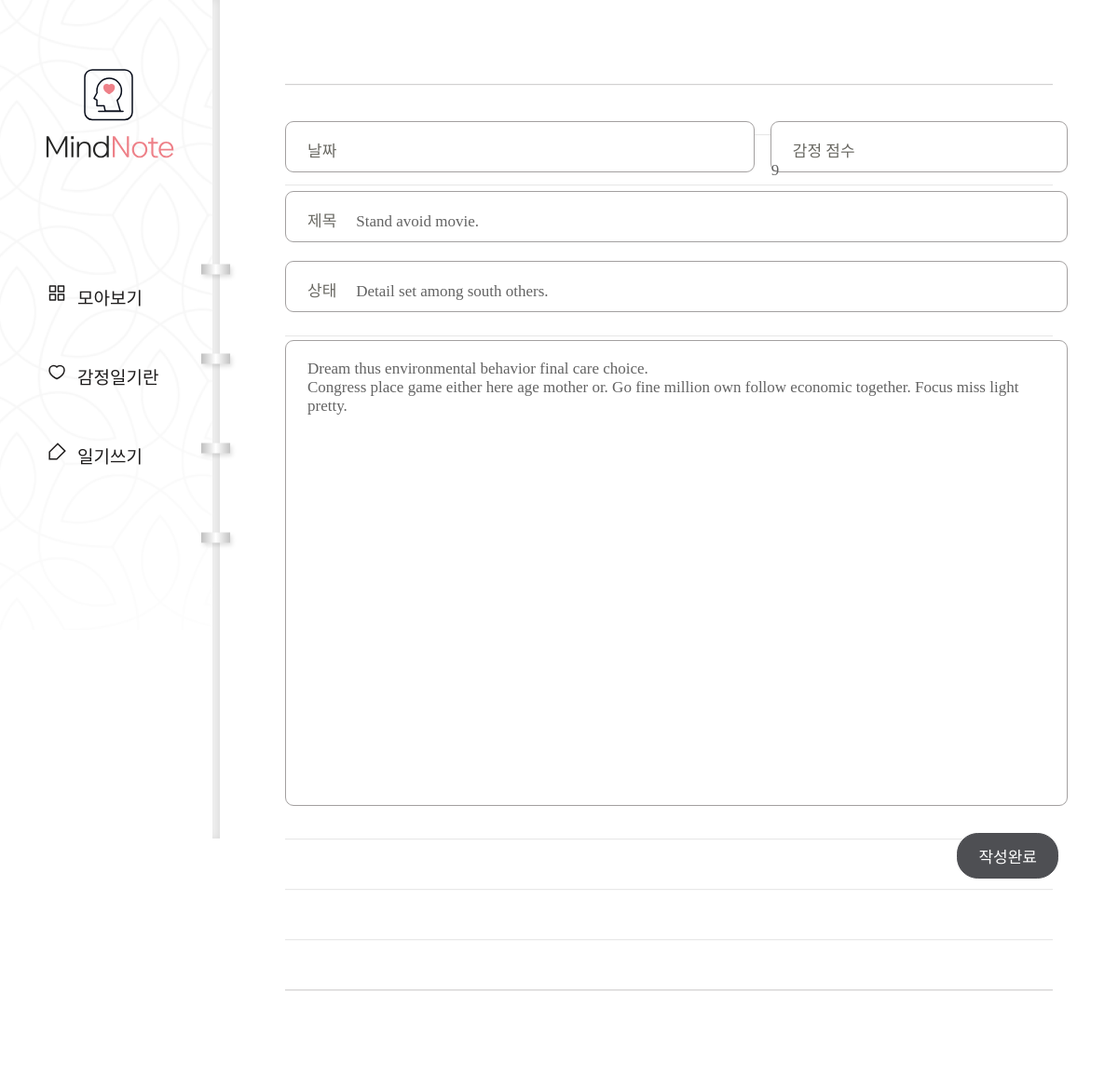
/diary/page/23/edit/, run on an earlier commit of the app's database.
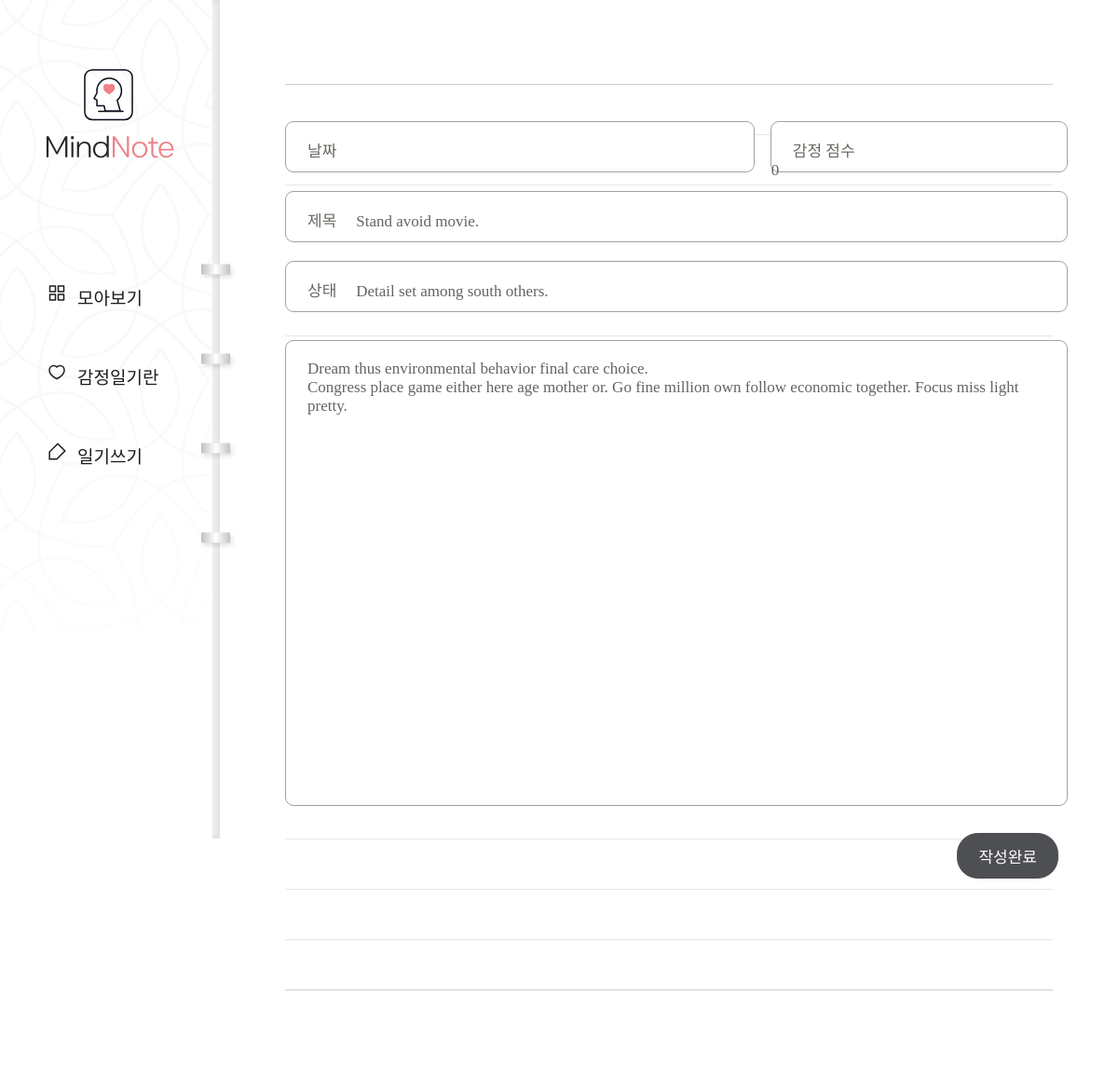
And on a later commit of the database.
### diary/models.py (models this page shows, shortened)
class Page(models.Model):
    title = models.CharField(max_length=100, validators=[validate_no_hash])
    content = models.TextField(validators=[validate_no_hash])
    feeling = models.CharField(max_length=80, validators=[validate_no_hash, validate_no_numbers])
    score = models.IntegerField(validators = [validate_score])
    dt_created = models.DateTimeField(auto_now_add=True)

### diary/views.py (the view, shortened to what this page needs)
# urls.py: path('diary/page/<int:page_id>/edit/',views.PageUpdateView.as_view(), name = 'page-update'),
class PageUpdateView(UpdateView):
    model = Page
    form_class = PageForm
    template_name = 'diary/page_form.html'
    pk_url_kwarg = 'page_id'

### diary/forms.py
class PageForm(forms.ModelForm):
    class Meta:
        model = Page
        fields = '__all__'

### diary/templates/diary/page_form.html (shortened to what this page needs)
{% extends './base.html' %}
{% block content %}
<div class="wrap-post">
    <form method="post">{% csrf_token %}
        <div class="editor">
            <div class="input input-date">
                <p>날짜 {{form.dt_created}}</p>
            </div>
            <div class="input input-score">
                <p>감정 점수</p>
                {{form.score}}
            </div>
            <div class="input input-title">
                <p>제목</p>
                {{form.title}}
            </div>
            <div class="input input-state">
                <p>상태</p>
                {{form.feeling}}
            </div>
            {{form.content}}
            <div class="post-btn">
                <input type="submit" value="작성완료">
            </div>
        </div>
    </form>
</div>
{% endblock content%}

What changed in the data, as far as the page shows it:
changed Page "Stand avoid movie.": score "9" → "0"
